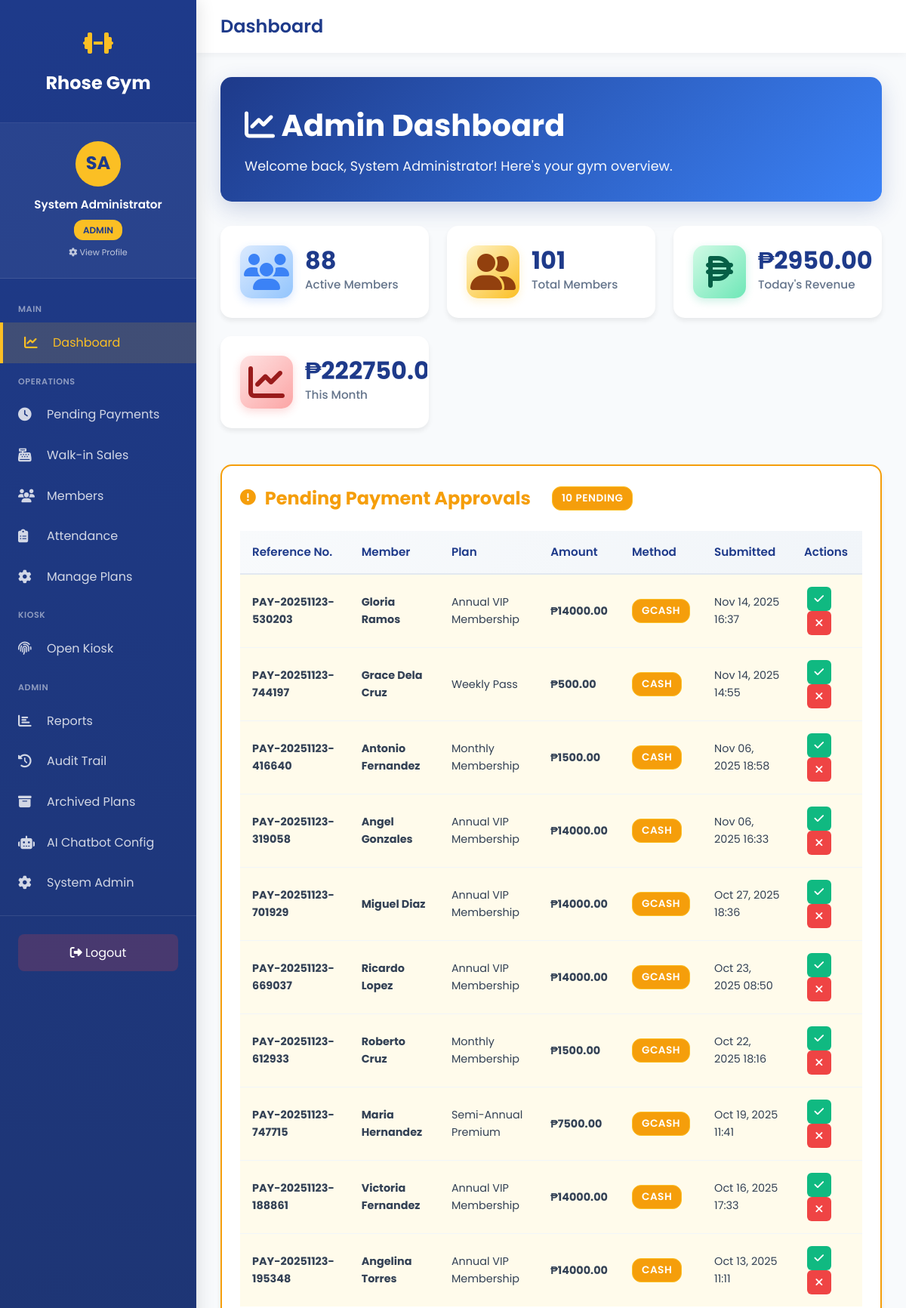
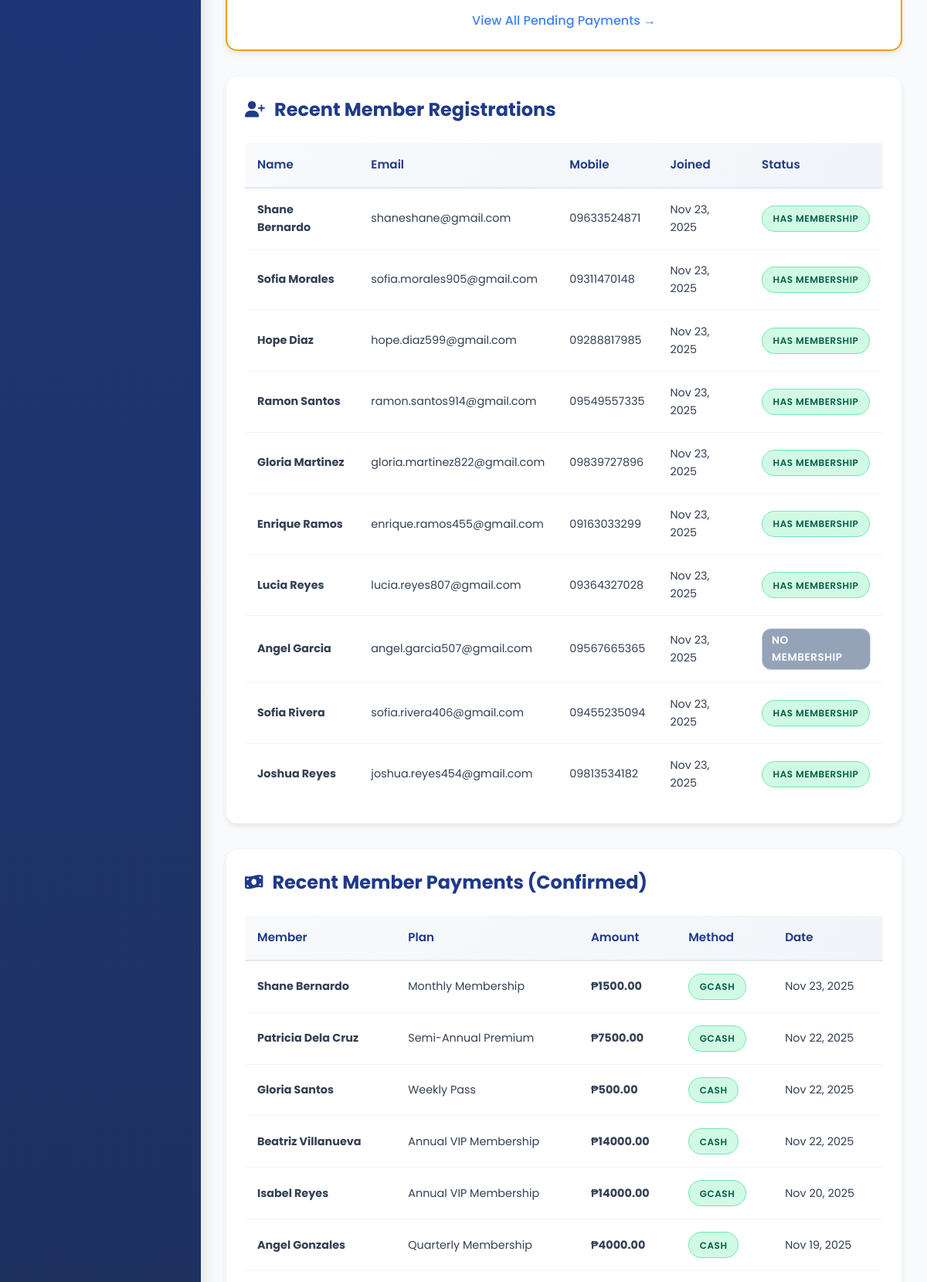
The page /dashboard/ (signed in, upper part) on the database its author committed (2 pictures, top to bottom).
### gym_app/models.py (models this page shows, shortened)
class User(AbstractUser):
    ROLE_CHOICES = [
        ('admin', 'Admin'),
        ('staff', 'Staff'),
        ('member', 'Member'),
    ]
    role = models.CharField(max_length=10, choices=ROLE_CHOICES, default='member')
    mobile_no = models.CharField(max_length=20, blank=True, null=True)
    address = models.TextField(blank=True, null=True)
    birthdate = models.DateField(blank=True, null=True)
    age = models.IntegerField(blank=True, null=True)
    profile_image = models.ImageField(
        upload_to='profile_images/',
        blank=True,
        null=True,
        help_text="Profile picture"
    )
    kiosk_pin = models.CharField(
        max_length=6,
        blank=True,
        null=True,
        unique=True,
        help_text="6-digit PIN for kiosk check-in/out",
        verbose_name="Kiosk PIN"
    )
    created_at = models.DateTimeField(auto_now_add=True)
    updated_at = models.DateTimeField(auto_now=True)
    class Meta:
        db_table = 'users'
        verbose_name = 'User'
        verbose_name_plural = 'Users'
    def is_admin(self):
        return self.role == 'admin' or self.is_superuser

class Payment(models.Model):
    PAYMENT_METHOD_CHOICES = [
        ('cash', 'Cash'),
        ('gcash', 'GCash'),
    ]
    PAYMENT_STATUS_CHOICES = [
        ('pending', 'Pending Confirmation'),
        ('confirmed', 'Confirmed'),
        ('rejected', 'Rejected'),
    ]
    user = models.ForeignKey(User, on_delete=models.CASCADE, related_name='payments')
    membership = models.ForeignKey(UserMembership, on_delete=models.CASCADE, related_name='payments')
    amount = models.DecimalField(max_digits=10, decimal_places=2)
    method = models.CharField(max_length=10, choices=PAYMENT_METHOD_CHOICES)
    payment_date = models.DateTimeField(default=timezone.now)
    reference_no = models.CharField(max_length=50, blank=True, null=True, unique=True, help_text="Auto-generated payment reference")
    notes = models.TextField(blank=True, null=True)
    status = models.CharField(max_length=20, choices=PAYMENT_STATUS_CHOICES, default='pending')
    approved_by = models.ForeignKey(
        User,
        on_delete=models.SET_NULL,
        null=True,
        blank=True,
        related_name='approved_payments'
    )
    approved_at = models.DateTimeField(null=True, blank=True)
    rejection_reason = models.TextField(blank=True, null=True)
    created_at = models.DateTimeField(auto_now_add=True)
    updated_at = models.DateTimeField(auto_now=True)
    class Meta:
        db_table = 'payments'
        verbose_name = 'Payment'
        verbose_name_plural = 'Payments'
        ordering = ['-payment_date']

class UserMembership(models.Model):
    STATUS_CHOICES = [
        ('pending', 'Pending Payment'),
        ('active', 'Active'),
        ('expired', 'Expired'),
        ('cancelled', 'Cancelled'),
    ]
    user = models.ForeignKey(User, on_delete=models.CASCADE, related_name='memberships')
    plan = models.ForeignKey(MembershipPlan, on_delete=models.PROTECT, related_name='subscriptions')
    start_date = models.DateField()
    end_date = models.DateField()
    status = models.CharField(max_length=20, choices=STATUS_CHOICES, default='pending')
    cancelled_at = models.DateTimeField(null=True, blank=True)
    cancelled_by = models.ForeignKey(
        User,
        on_delete=models.SET_NULL,
        null=True,
        blank=True,
        related_name='cancelled_memberships'
    )
    cancellation_reason = models.TextField(blank=True, null=True)
    created_at = models.DateTimeField(auto_now_add=True)
    updated_at = models.DateTimeField(auto_now=True)
    class Meta:
        db_table = 'user_memberships'
        verbose_name = 'User Membership'
        verbose_name_plural = 'User Memberships'
        ordering = ['-start_date']
    def days_remaining(self):
        if self.end_date >= date.today():
            return (self.end_date - date.today()).days
        return 0

class MembershipPlan(models.Model):
    name = models.CharField(max_length=100)
    duration_days = models.IntegerField(help_text="Duration in days")
    price = models.DecimalField(max_digits=10, decimal_places=2)
    description = models.TextField(blank=True, null=True)
    is_active = models.BooleanField(default=True)
    is_archived = models.BooleanField(default=False, help_text="Archived plans are hidden but preserved for records")
    archived_at = models.DateTimeField(null=True, blank=True)
    archived_by = models.ForeignKey(
        User,
        on_delete=models.SET_NULL,
        null=True,
        blank=True,
        related_name='archived_membership_plans'
    )
    created_at = models.DateTimeField(auto_now_add=True)
    updated_at = models.DateTimeField(auto_now=True)
    class Meta:
        db_table = 'membership_plans'
        verbose_name = 'Membership Plan'
        verbose_name_plural = 'Membership Plans'
        ordering = ['price']

### gym_app/views.py (the view)
# urls.py: path('dashboard/', views.dashboard, name='dashboard'),
@login_required
def dashboard(request):
    user = request.user
    if user.is_admin():
        return admin_dashboard(request)
    elif user.role == 'staff':
        return staff_dashboard(request)
    else:
        return member_dashboard(request)

### gym_app/templates/gym_app/dashboard_admin.html (shortened to what this page needs)
{% extends 'gym_app/base_sidebar.html' %}
{% block content %}
{% load static %}
<link rel="stylesheet" href="{% static 'gym_app/css/pages/dashboard_admin.css' %}">
<div class="dashboard-header">
    <h1><i class="fas fa-chart-line"></i> Admin Dashboard</h1>
    <p>Welcome back, {{ user.get_full_name }}! Here's your gym overview.</p>
</div>
<div class="stats-grid">
    <div class="stat-card">
        <div class="stat-icon blue">
            <i class="fas fa-users"></i>
        </div>
        <div class="stat-info">
            <h3>{{ active_memberships }}</h3>
            <p>Active Members</p>
        </div>
    </div>
    <div class="stat-card">
        <div class="stat-icon gold">
            <i class="fas fa-user-friends"></i>
        </div>
        <div class="stat-info">
            <h3>{{ total_members }}</h3>
            <p>Total Members</p>
        </div>
    </div>
    <div class="stat-card">
        <div class="stat-icon green">
            <i class="fas fa-peso-sign"></i>
        </div>
        <div class="stat-info">
            <h3>₱{{ today_revenue|floatformat:2 }}</h3>
            <p>Today's Revenue</p>
        </div>
    </div>
    <div class="stat-card">
        <div class="stat-icon red">
            <i class="fas fa-chart-line"></i>
        </div>
        <div class="stat-info">
            <h3>₱{{ month_revenue|floatformat:2 }}</h3>
            <p>This Month</p>
        </div>
    </div>
</div>
<div class="table-container" style="border: 2px solid #f59e0b;">
    <h2 class="section-title" style="color: #f59e0b;">
        <i class="fas fa-exclamation-circle"></i>
        Pending Payment Approvals
        {% if pending_payments %}
        <span class="badge badge-warning" style="margin-left: 1rem;">{{ pending_payments.count }} Pending</span>
        {% endif %}
    </h2>
    {% if pending_payments %}
    <table>
        <thead>
            <tr>
                <th>Reference No.</th>
                <th>Member</th>
                <th>Plan</th>
                <th>Amount</th>
                <th>Method</th>
                <th>Submitted</th>
                <th>Actions</th>
            </tr>
        </thead>
        <tbody>
            {% for payment in pending_payments %}
            <tr style="background: #fffbeb;">
                <td><strong>{{ payment.reference_no }}</strong></td>
                <td><strong>{{ payment.user.get_full_name }}</strong></td>
                <td>{{ payment.membership.plan.name }}</td>
                <td><strong>₱{{ payment.amount }}</strong></td>
                <td><span class="badge badge-warning">{{ payment.method|upper }}</span></td>
                <td>{{ payment.payment_date|date:"M d, Y H:i" }}</td>
                <td>
                    <a href="{% url 'confirm_payment' payment.id %}" class="btn-action btn-success" title="Confirm Payment">
                        <i class="fas fa-check"></i>
                    </a>
                    <a href="{% url 'reject_payment' payment.id %}" class="btn-action btn-danger" title="Reject Payment">
                        <i class="fas fa-times"></i>
                    </a>
                </td>
            </tr>
            {% endfor %}
        </tbody>
    </table>
    <div style="text-align: center; margin-top: 1rem;">
        <a href="{% url 'pending_payments' %}" class="btn-link">View All Pending Payments →</a>
    </div>
    {% else %}
    <div class="empty-state">
        <i class="fas fa-check-circle"></i>
        <p>No pending payments to review</p>
    </div>
    {% endif %}
</div>
<div class="table-container">
    <h2 class="section-title">
        <i class="fas fa-user-plus"></i>
        Recent Member Registrations
    </h2>
    {% if new_members %}
    <table>
        <thead>
            <tr>
                <th>Name</th>
                <th>Email</th>
                <th>Mobile</th>
                <th>Joined</th>
                <th>Status</th>
            </tr>
        </thead>
        <tbody>
            {% for member in new_members %}
            <tr>
                <td><strong>{{ member.get_full_name }}</strong></td>
                <td>{{ member.email }}</td>
                <td>{{ member.mobile_no|default:"N/A" }}</td>
                <td>{{ member.date_joined|date:"M d, Y" }}</td>
                <td>
                    {% if member.memberships.all %}
                    <span class="badge badge-active">Has Membership</span>
                    {% else %}
                    <span class="badge badge-inactive">No Membership</span>
                    {% endif %}
                </td>
            </tr>
            {% endfor %}
        </tbody>
    </table>
    {% else %}
    <div class="empty-state">
        <i class="fas fa-inbox"></i>
        <p>No new members recently</p>
    </div>
    {% endif %}
</div>
<div class="table-container">
    <h2 class="section-title">
        <i class="fas fa-money-bill-wave"></i>
        Recent Member Payments (Confirmed)
    </h2>
    {% if recent_payments %}
    <table>
        <thead>
            <tr>
                <th>Member</th>
                <th>Plan</th>
                <th>Amount</th>
                <th>Method</th>
                <th>Date</th>
            </tr>
        </thead>
        <tbody>
            {% for payment in recent_payments %}
            <tr>
                <td><strong>{{ payment.user.get_full_name }}</strong></td>
                <td>{{ payment.membership.plan.name }}</td>
                <td><strong>₱{{ payment.amount }}</strong></td>
                <td><span class="badge badge-active">{{ payment.method|upper }}</span></td>
                <td>{{ payment.payment_date|date:"M d, Y" }}</td>
            </tr>
            {% endfor %}
        </tbody>
    </table>
    {% else %}
    <div class="empty-state">
        <i class="fas fa-inbox"></i>
        <p>No recent payments</p>
    </div>
    {% endif %}
</div>
{% endblock %}

### gym_app/templates/gym_app/base_sidebar.html (shortened to what this page needs)
<!DOCTYPE html>
<html lang="en">
<head>
    <link rel="stylesheet" href="https://cdnjs.cloudflare.com/ajax/libs/font-awesome/6.4.0/css/all.min.css">
</head>
<body class="has-sidebar">
    <aside class="sidebar" id="sidebar">
        <div class="sidebar-header">
            <div class="sidebar-logo">
                <i class="fas fa-dumbbell"></i>
            </div>
            <a href="{% url 'home' %}" class="sidebar-brand">Rhose Gym</a>
        </div>
        <a href="{% url 'profile_settings' %}" class="sidebar-user">
            <div class="sidebar-user-avatar">
                {% if user.profile_image %}
                    <img src="{{ user.profile_image.url }}" alt="{{ user.get_full_name }}" class="sidebar-user-avatar-img">
                {% else %}
                    {{ user.first_name|first|upper }}{{ user.last_name|first|upper }}
                {% endif %}
            </div>
            <div class="sidebar-user-name">{{ user.get_full_name|default:user.username }}</div>
            <div style="text-align: center; margin-top: 0.5rem;">
                <span class="sidebar-user-role">{{ user.role }}</span>
            </div>
            <div style="text-align: center; margin-top: 0.5rem; font-size: 0.7rem; opacity: 0.7;">
                <i class="fas fa-cog"></i> View Profile
            </div>
        </a>
            <nav class="sidebar-menu">
            <div class="sidebar-section">Main</div>
            <a href="{% url 'dashboard' %}" {% if request.path == '/dashboard/' %}class="active"{% endif %}>
                <i class="fas fa-chart-line"></i>
                <span>Dashboard</span>
            </a>
            <div class="sidebar-section">Operations</div>
            <a href="{% url 'pending_payments' %}" {% if 'pending-payments' in request.path %}class="active"{% endif %}>
                <i class="fas fa-clock"></i>
                <span>Pending Payments</span>
            </a>
            <a href="{% url 'walkin_purchase' %}" {% if 'walkin' in request.path %}class="active"{% endif %}>
                <i class="fas fa-cash-register"></i>
                <span>Walk-in Sales</span>
            </a>
            <a href="{% url 'members_list' %}" {% if 'members' in request.path %}class="active"{% endif %}>
                <i class="fas fa-users"></i>
                <span>Members</span>
            </a>
            <a href="{% url 'attendance_report' %}" {% if 'attendance' in request.path %}class="active"{% endif %}>
                <i class="fas fa-clipboard-list"></i>
                <span>Attendance</span>
            </a>
            <a href="{% url 'manage_plans' %}" {% if 'manage-plans' in request.path %}class="active"{% endif %}>
                <i class="fas fa-cog"></i>
                <span>Manage Plans</span>
            </a>
            <div class="sidebar-section">Kiosk</div>
            <a href="{% url 'kiosk_login' %}" target="_blank">
                <i class="fas fa-fingerprint"></i>
                <span>Open Kiosk</span>
            </a>
            {% if user.is_admin %}
            <div class="sidebar-section">Admin</div>
            <a href="{% url 'reports' %}" {% if 'reports' in request.path %}class="active"{% endif %}>
                <i class="fas fa-chart-bar"></i>
                <span>Reports</span>
            </a>
            <a href="{% url 'audit_trail' %}" {% if 'audit' in request.path %}class="active"{% endif %}>
                <i class="fas fa-history"></i>
                <span>Audit Trail</span>
            </a>
            <a href="{% url 'archived_plans' %}" {% if 'archived-plans' in request.path %}class="active"{% endif %}>
                <i class="fas fa-archive"></i>
                <span>Archived Plans</span>
            </a>
            <a href="{% url 'chatbot_config' %}" {% if 'chatbot-config' in request.path %}class="active"{% endif %}>
                <i class="fas fa-robot"></i>
                <span>AI Chatbot Config</span>
            </a>
            <a href="/admin/" target="_blank">
                <i class="fas fa-cog"></i>
                <span>System Admin</span>
            </a>
            {% endif %}
        </nav>
        <div class="sidebar-footer">
            <a href="{% url 'logout' %}">
                <i class="fas fa-sign-out-alt"></i> Logout
            </a>
        </div>
    </aside>
    <div class="main-wrapper">
        <div class="top-navbar">
            <div class="top-navbar-left">
                <h1>{% block page_title %}Dashboard{% endblock %}</h1>
            </div>
        </div>
        <main class="main-content">
            {% block content %}{% endblock %}
        </main>
    </div>
</body>
</html>

### rows shown on the page
User: first_name|first "S", last_name|first "A", get_full_name "System Administrator", role "ADMIN"
Payment: reference_no "PAY-20251123-530203", user.get_full_name "Gloria Ramos", membership.plan.name "Annual VIP Membership", amount "14000.00", method "GCASH", payment_date "Nov 14, 2025 16:37"
Payment: reference_no "PAY-20251123-744197", user.get_full_name "Grace Dela Cruz", membership.plan.name "Weekly Pass", amount "500.00", method "CASH", payment_date "Nov 14, 2025 14:55"
Payment: reference_no "PAY-20251123-416640", user.get_full_name "Antonio Fernandez", membership.plan.name "Monthly Membership", amount "1500.00", method "CASH", payment_date "Nov 06, 2025 18:58"
Payment: reference_no "PAY-20251123-319058", user.get_full_name "Angel Gonzales", membership.plan.name "Annual VIP Membership", amount "14000.00", method "CASH", payment_date "Nov 06, 2025 16:33"
Payment: reference_no "PAY-20251123-701929", user.get_full_name "Miguel Diaz", membership.plan.name "Annual VIP Membership", amount "14000.00", method "GCASH", payment_date "Oct 27, 2025 18:36"
Payment: reference_no "PAY-20251123-669037", user.get_full_name "Ricardo Lopez", membership.plan.name "Annual VIP Membership", amount "14000.00", method "GCASH", payment_date "Oct 23, 2025 08:50"
Payment: reference_no "PAY-20251123-612933", user.get_full_name "Roberto Cruz", membership.plan.name "Monthly Membership", amount "1500.00", method "GCASH", payment_date "Oct 22, 2025 18:16"
Payment: reference_no "PAY-20251123-747715", user.get_full_name "Maria Hernandez", membership.plan.name "Semi-Annual Premium", amount "7500.00", method "GCASH", payment_date "Oct 19, 2025 11:41"
Payment: reference_no "PAY-20251123-188861", user.get_full_name "Victoria Fernandez", membership.plan.name "Annual VIP Membership", amount "14000.00", method "CASH", payment_date "Oct 16, 2025 17:33"
Payment: reference_no "PAY-20251123-195348", user.get_full_name "Angelina Torres", membership.plan.name "Annual VIP Membership", amount "14000.00", method "CASH", payment_date "Oct 13, 2025 11:11"
User: get_full_name "Shane Bernardo", email "shaneshane@gmail.com", mobile_no "09633524871", date_joined "Nov 23, 2025", shows "HAS MEMBERSHIP"
User: get_full_name "Sofia Morales", email "sofia.morales905@gmail.com", mobile_no "09311470148", date_joined "Nov 23, 2025", shows "HAS MEMBERSHIP"
User: get_full_name "Hope Diaz", email "hope.diaz599@gmail.com", mobile_no "09288817985", date_joined "Nov 23, 2025", shows "HAS MEMBERSHIP"
User: get_full_name "Ramon Santos", email "ramon.santos914@gmail.com", mobile_no "09549557335", date_joined "Nov 23, 2025", shows "HAS MEMBERSHIP"
User: get_full_name "Gloria Martinez", email "gloria.martinez822@gmail.com", mobile_no "09839727896", date_joined "Nov 23, 2025", shows "HAS MEMBERSHIP"
User: get_full_name "Enrique Ramos", email "enrique.ramos455@gmail.com", mobile_no "09163033299", date_joined "Nov 23, 2025", shows "HAS MEMBERSHIP"
User: get_full_name "Lucia Reyes", email "lucia.reyes807@gmail.com", mobile_no "09364327028", date_joined "Nov 23, 2025", shows "HAS MEMBERSHIP"
User: get_full_name "Angel Garcia", email "angel.garcia507@gmail.com", mobile_no "09567665365", date_joined "Nov 23, 2025", shows "NO MEMBERSHIP"
User: get_full_name "Sofia Rivera", email "sofia.rivera406@gmail.com", mobile_no "09455235094", date_joined "Nov 23, 2025", shows "HAS MEMBERSHIP"
User: get_full_name "Joshua Reyes", email "joshua.reyes454@gmail.com", mobile_no "09813534182", date_joined "Nov 23, 2025", shows "HAS MEMBERSHIP"
Payment: user.get_full_name "Shane Bernardo", membership.plan.name "Monthly Membership", amount "1500.00", method "GCASH", payment_date "Nov 23, 2025"
Payment: user.get_full_name "Patricia Dela Cruz", membership.plan.name "Semi-Annual Premium", amount "7500.00", method "GCASH", payment_date "Nov 22, 2025"
Payment: user.get_full_name "Gloria Santos", membership.plan.name "Weekly Pass", amount "500.00", method "CASH", payment_date "Nov 22, 2025"
Payment: user.get_full_name "Beatriz Villanueva", membership.plan.name "Annual VIP Membership", amount "14000.00", method "CASH", payment_date "Nov 22, 2025"
Payment: user.get_full_name "Isabel Reyes", membership.plan.name "Annual VIP Membership", amount "14000.00", method "GCASH", payment_date "Nov 20, 2025"
Payment: user.get_full_name "Angel Gonzales", membership.plan.name "Quarterly Membership", amount "4000.00", method "CASH", payment_date "Nov 19, 2025"

### other values the page prints
{{ active_memberships }} "88"
{{ total_members }} "101"
{{ today_revenue|floatformat:2 }} "2950.00"
{{ pending_payments.count }} "10"
